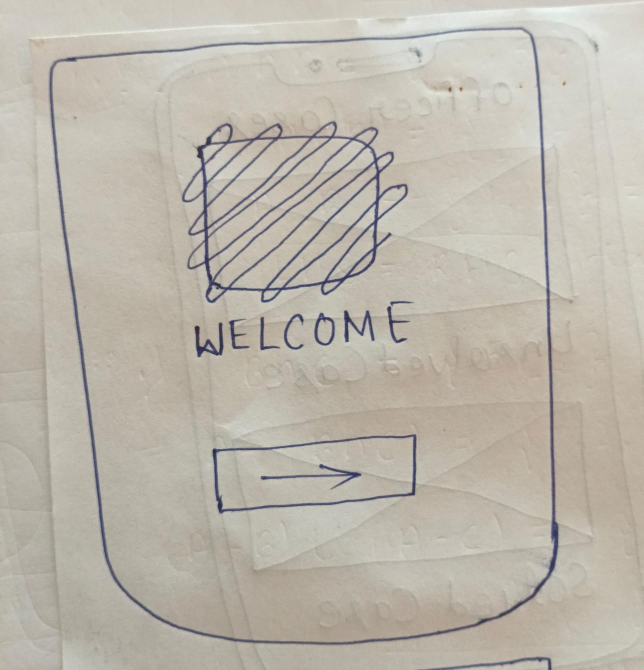
#> input picture dataset/custom_sketches/img1.jpeg, 1287 x 1340 px (shown at 1/2 size)
$ python -i camera_services.py   (imports and definitions only)
#> lines starting #> are read from the running program, lines starting #| are printed output that depends on the picture; after the words box and inside, x2 and y2 are one past the last pixel; in counts of white or black regions, pixels touching at a corner belong together
#> further down, picture is the input picture: shape (1340, 1287, 3); mean B, G, R 172.2, 183, 188.5
"""
Phase 3 - Camera & Document Scanner Service
Handles 4-corner paper contour detection and perspective warping.
"""
import cv2
import numpy as np


def order_points(pts: np.ndarray) -> np.ndarray:
  """Orders 4 points: [top-left, top-right, bottom-right, bottom-left]"""
  rect = np.zeros((4, 2), dtype="float32")
  s = pts.sum(axis=1)
  rect[0] = pts[np.argmin(s)]  # top-left
  rect[2] = pts[np.argmax(s)]  # bottom-right

  diff = np.diff(pts, axis=1)
  rect[1] = pts[np.argmin(diff)]  # top-right
  rect[3] = pts[np.argmax(diff)]  # bottom-left
  return rect


# [28 lines left out: function four_point_transform, not called in this run]


def apply_clahe_contrast_normalization(
    image: np.ndarray,
    clip_limit: float = 2.0,
    tile_grid_size: tuple = (8, 8)
) -> np.ndarray:
    """
    Applies Contrast Limited Adaptive Histogram Equalization (CLAHE) on the Luminance (L)
    channel in LAB color space to equalize harsh ambient shadows from mobile camera photos
    without blowing out fine pencil/pen strokes.
    """
#> called with clip_limit = 2, tile_grid_size = (8, 8)
    if image is None or image.size == 0:
        return image

    clahe = cv2.createCLAHE(clipLimit=clip_limit, tileGridSize=tile_grid_size)

    # Single-channel grayscale
    if len(image.shape) == 2:
        return clahe.apply(image)
    if len(image.shape) == 3 and image.shape[2] == 1:
        return clahe.apply(image[:, :, 0])

    # 3-channel BGR color image
    lab = cv2.cvtColor(image, cv2.COLOR_BGR2LAB)
#> lab: shape (1340, 1287, 3); mean of channels 0, 1, 2 190.1, 128.1, 134.3
    l, a, b = cv2.split(lab)
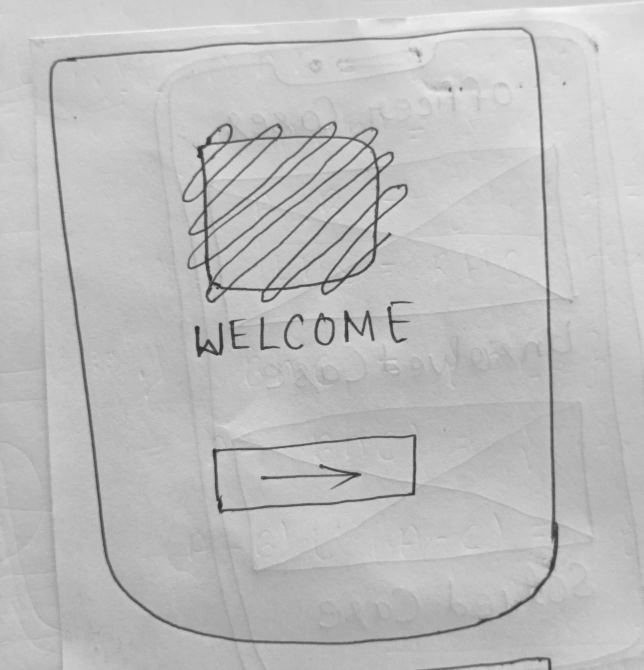
#> l: shape (1340, 1287) (shown at 1/2 size); min 33, max 250, mean 190.1
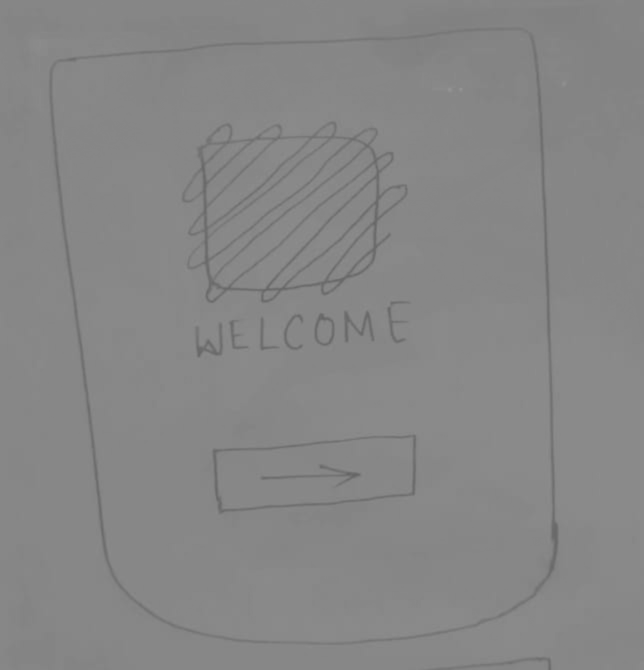
#> b: shape (1340, 1287) (shown at 1/2 size); min 100, max 149, mean 134.3
    cl = clahe.apply(l)
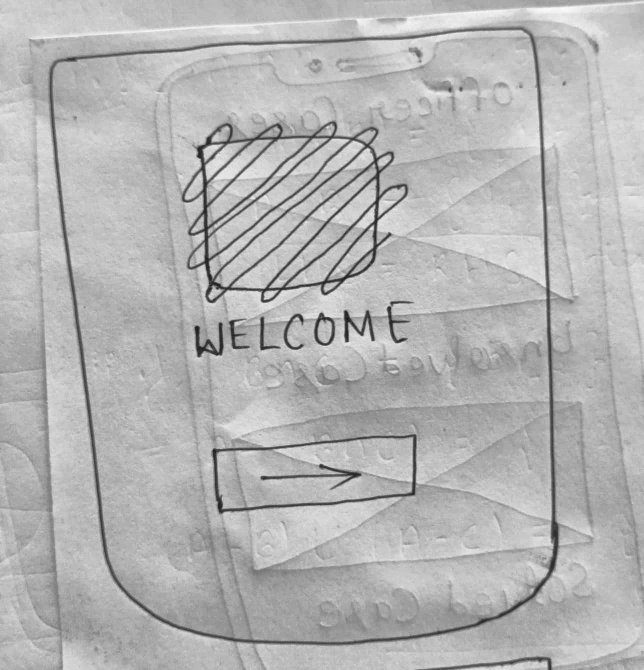
#> cl: shape (1340, 1287) (shown at 1/2 size); min 24, max 252, mean 180.6
    merged = cv2.merge((cl, a, b))
#> merged: shape (1340, 1287, 3); mean of channels 0, 1, 2 180.6, 128.1, 134.3
    return cv2.cvtColor(merged, cv2.COLOR_LAB2BGR)
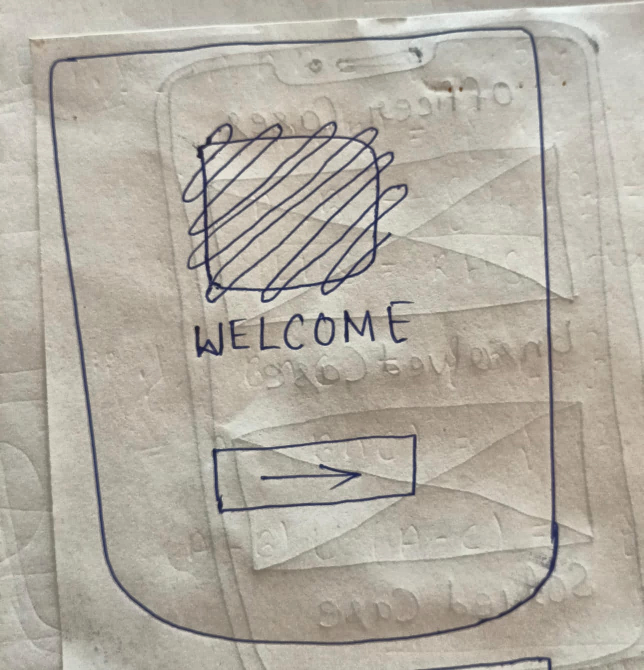
#> returned value: shape (1340, 1287, 3) (shown at 1/2 size); mean B, G, R 162.2, 173.2, 178.8


def detect_paper_and_warp(image: np.ndarray):
    """
    Finds the largest 4-sided contour (paper) and warps it.
    Applies CLAHE adaptive contrast normalization to eliminate harsh shadows
    before edge detection and perspective transformation.
    Falls back to the full uncropped image if no quadrilateral is found,
    or if the candidate covers < 50% of the image (e.g. inner mobile border)
    or has an aspect ratio distorted beyond standard paper dimensions (> 2.5 or < 0.4).
    """
    if image is None or image.size == 0:
        return image, False

    # Apply CLAHE adaptive lighting normalization prior to paper detection
    normalized = apply_clahe_contrast_normalization(image)

    gray = cv2.cvtColor(normalized, cv2.COLOR_BGR2GRAY)
    blurred = cv2.GaussianBlur(gray, (5, 5), 0)
    canny = cv2.Canny(blurred, 50, 150)
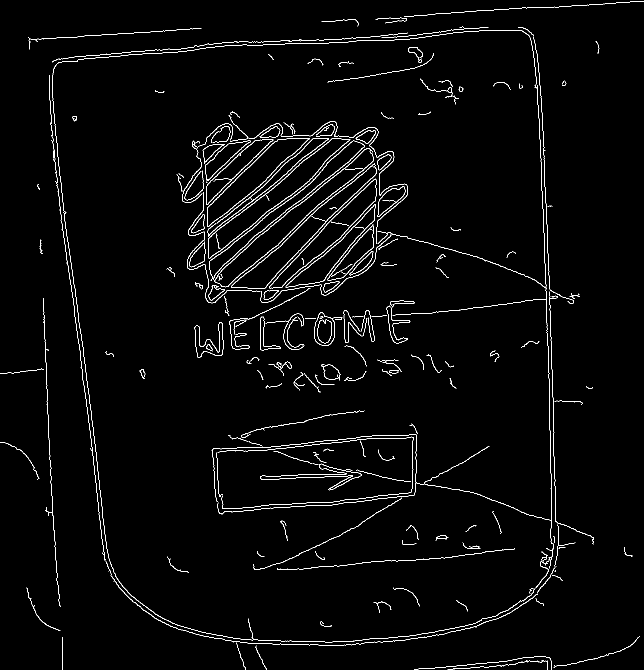
#> canny: shape (1340, 1287) (shown at 1/2 size); 2.2% white in thin lines or dots

    contours, _ = cv2.findContours(
        canny, cv2.RETR_EXTERNAL, cv2.CHAIN_APPROX_SIMPLE
    )
#> contours = 242 contours, 174 with area under 20; largest, box (x1, y1, x2, y2) and area: (428, 296, 748, 575) 12212, (538, 357, 753, 577) 8514, (413, 278, 547, 410) 4240, (628, 625, 670, 692) 2118, (755, 373, 811, 434) 1576

    max_area = 0.0
    paper_corners = None

    for cnt in contours:
        area = cv2.contourArea(cnt)
        if area > 5000:  # Noise threshold
            peri = cv2.arcLength(cnt, True)
            approx = cv2.approxPolyDP(cnt, 0.02 * peri, True)

            if len(approx) == 4 and area > max_area:
                max_area = float(area)
                paper_corners = approx.reshape(4, 2)
#> this loop made 242 passes
#> (area, peri, max_area, paper_corners) on pass 168: (8514.5, 653.2, 8514.5, [[751, 357], [539, 576], [682, 474], [750, 402]])
#> (area, peri, approx) on pass 178: (12212, 905.9, [[743, 300], [428, 563], [456, 573]])
#> after the loop, max_area = 8514.5

    if paper_corners is not None:
        img_h, img_w = image.shape[:2]
#> img_h = 1340; img_w = 1287
        total_image_area = float(img_h * img_w)
#> total_image_area = 1724580

        # 1. Calculate area ratio: ratio = Contour Area / Total Image Area
        ratio = (max_area / total_image_area) if total_image_area > 0 else 0.0
#> ratio = 0.00494

        # 2. Calculate aspect ratio of candidate quadrilateral
        rect = order_points(paper_corners)
#> in order_points, `s = pts.sum(axis=1)`: s = [1108, 1115, 1156, 1152]
#> in order_points, `diff = np.diff(pts, axis=1)`: diff = [-394, 37, -208, -348]
#> rect = [[751, 357], [751, 357], [682, 474], [539, 576]]
        (tl, tr, br, bl) = rect
#> tl = [751, 357]; tr = [751, 357]; br = [682, 474]; bl = [539, 576]
        width_a = np.sqrt(((br[0] - bl[0]) ** 2) + ((br[1] - bl[1]) ** 2))
#> width_a = 175.7
        width_b = np.sqrt(((tr[0] - tl[0]) ** 2) + ((tr[1] - tl[1]) ** 2))
#> width_b = 0
        max_width = max(float(width_a), float(width_b))
#> max_width = 175.7

        height_a = np.sqrt(((tr[0] - br[0]) ** 2) + ((tr[1] - br[1]) ** 2))
#> height_a = 135.8
        height_b = np.sqrt(((tl[0] - bl[0]) ** 2) + ((tl[1] - bl[1]) ** 2))
#> height_b = 304.8
        max_height = max(float(height_a), float(height_b))
#> max_height = 304.8

        aspect_ratio = (max_width / max_height) if max_height > 0 else 0.0
#> aspect_ratio = 0.576

        # Hardening check:
        # If candidate covers < 50% of image (e.g. inner mobile border instead of full paper)
        # OR aspect ratio is distorted beyond standard paper dimensions (> 2.5 or < 0.4),
        # skip the warp and return the full uncropped image.
        if ratio < 0.40 or aspect_ratio > 2.5 or aspect_ratio < 0.4:
            return image, False

        warped = four_point_transform(normalized, paper_corners)
        return warped, True

    return image, False

>>> import cv2
>>> picture = cv2.imread('../../dataset/custom_sketches/img1.jpeg')
>>> result = detect_paper_and_warp(picture)

$ run again, on dataset/custom_sketches/img10.jpeg
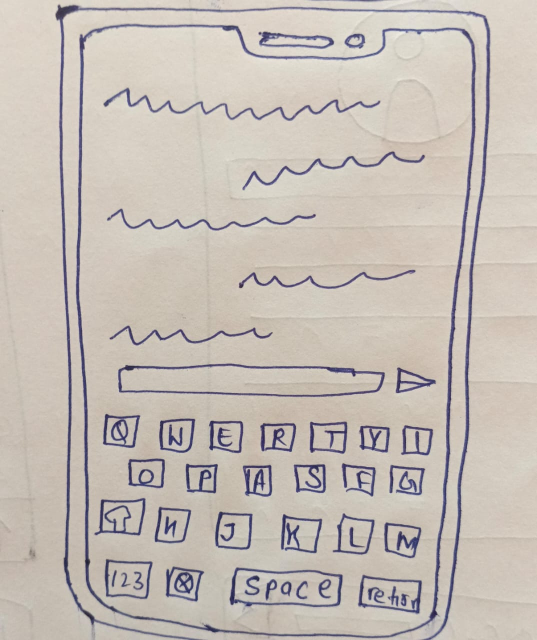
#> input picture dataset/custom_sketches/img10.jpeg, 1074 x 1280 px (shown at 1/2 size)
#> picture is the input picture: shape (1280, 1074, 3); mean B, G, R 182, 189.3, 197.4
#> lab: shape (1280, 1074, 3); mean of channels 0, 1, 2 196.4, 129.8, 132.4
#> in apply_clahe_contrast_normalization, `l, a, b = cv2.split(lab)`:
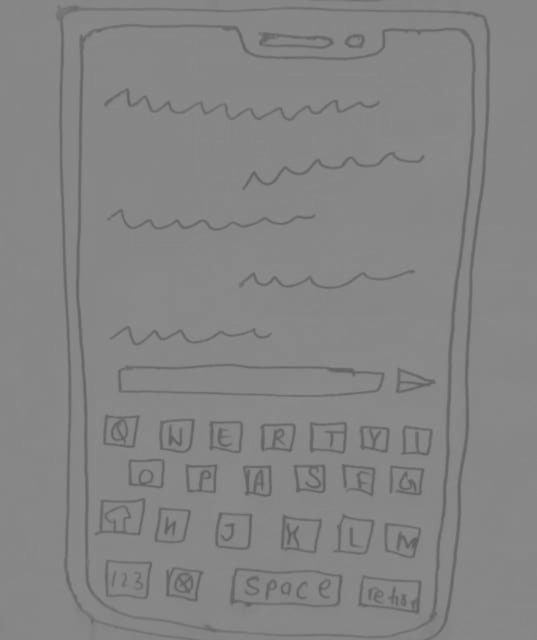
#> b: shape (1280, 1074) (shown at 1/2 size); min 93, max 143, mean 132.4
#> merged: shape (1280, 1074, 3); mean of channels 0, 1, 2 191, 129.8, 132.4
#> in detect_paper_and_warp, `canny = cv2.Canny(blurred, 50, 150)`:
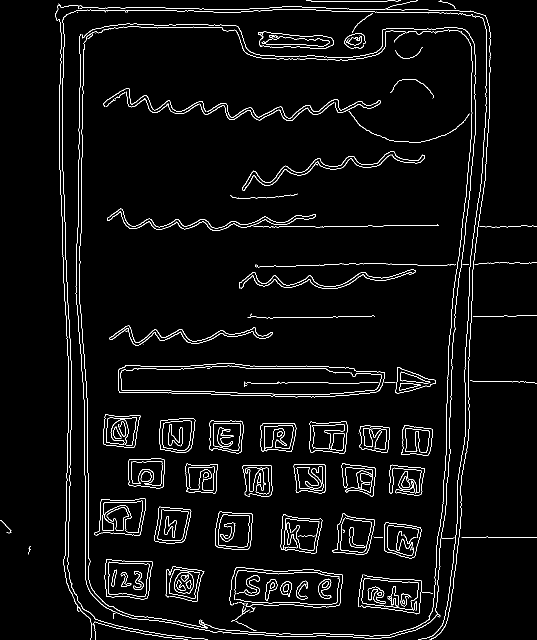
#> canny: shape (1280, 1074) (shown at 1/2 size); 3.4% white in thin lines or dots
#> contours = 131 contours, 72 with area under 20; largest, box (x1, y1, x2, y2) and area: (236, 726, 770, 795) 29500, (209, 1118, 306, 1199) 6468, (188, 996, 291, 1071) 5938, (430, 1023, 506, 1100) 5021, (665, 1026, 749, 1110) 4798
#> the loop in detect_paper_and_warp, `for cnt in contours:` made 131 passes
#> (area, peri, max_area, paper_corners) on passes 35, 69: (6468.5, 338.8, 6468.5, [[212, 1118], [213, 1193], [294, 1196], [304, 1123]]), (29500, 1178.2, 29500, [[236, 774], [755, 783], [769, 745], [251, 730]])
#> after the loop in detect_paper_and_warp, `for cnt in contours:`: max_area = 29500
#> ratio = 0.0215
#> s = [1010, 1538, 1514, 981]
#> diff = [538, 28, -24, 479]
#> rect = [[251, 730], [769, 745], [755, 783], [236, 774]]
#> tl = [251, 730]; tr = [769, 745]; br = [755, 783]; bl = [236, 774]
#> width_a = 519.1
#> width_b = 518.2
#> max_width = 519.1
#> height_a = 40.5
#> height_b = 46.49
#> aspect_ratio = 11.17

$ run again, on dataset/custom_sketches/img11.jpeg
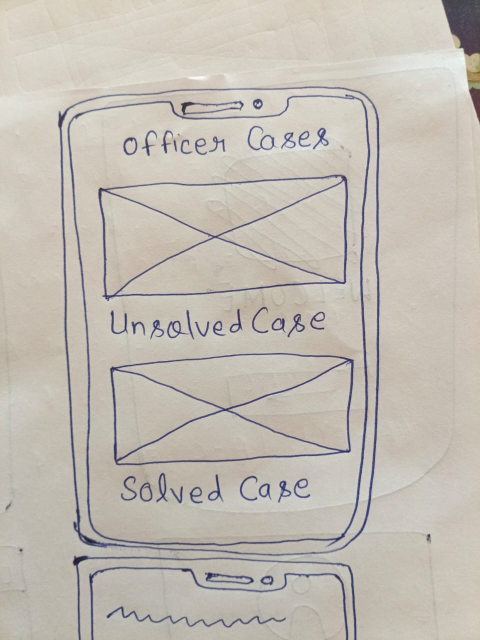
#> input picture dataset/custom_sketches/img11.jpeg, 960 x 1280 px (shown at 1/2 size)
#> picture is the input picture: shape (1280, 960, 3); mean B, G, R 179.7, 188.3, 194.2
#> lab: shape (1280, 960, 3); mean of channels 0, 1, 2 195.1, 128.7, 133
#> merged: shape (1280, 960, 3); mean of channels 0, 1, 2 186.9, 128.7, 133
#> in detect_paper_and_warp, `canny = cv2.Canny(blurred, 50, 150)`:
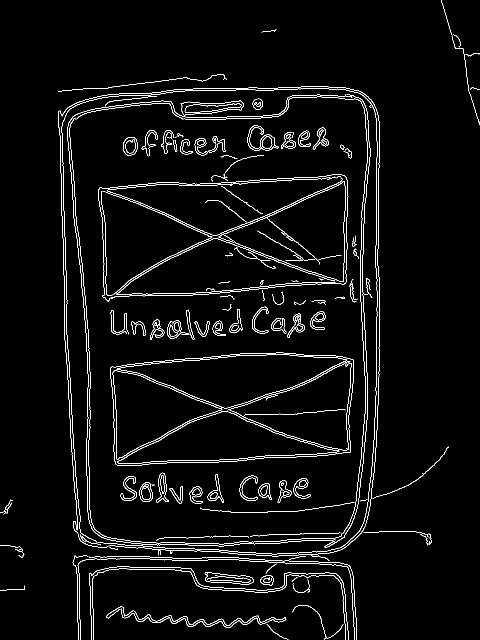
#> canny: shape (1280, 960) (shown at 1/2 size); 3.2% white in thin lines or dots
#> contours = 37 contours, 26 with area under 20; largest, box (x1, y1, x2, y2) and area: (116, 172, 760, 1113) 568776, (409, 1144, 508, 1170) 1523, (520, 1151, 548, 1171) 402, (242, 1213, 573, 1256) 291, (745, 893, 898, 997) 70
#> the loop in detect_paper_and_warp, `for cnt in contours:` made 37 passes
#> (area, peri, max_area, paper_corners) on pass 31: (568776, 3173.3, 568776, [[724, 184], [117, 222], [165, 1085], [727, 1059]])
#> after the loop in detect_paper_and_warp, `for cnt in contours:`: max_area = 568776
#> ratio = 0.463
#> s = [908, 339, 1250, 1786]
#> diff = [-540, 105, 920, 332]
#> in detect_paper_and_warp, `rect = order_points(paper_corners)`: rect = [[117, 222], [724, 184], [727, 1059], [165, 1085]]
#> in detect_paper_and_warp, `(tl, tr, br, bl) = rect`: tl = [117, 222]; tr = [724, 184]; br = [727, 1059]; bl = [165, 1085]
#> in detect_paper_and_warp, `width_a = np.sqrt(((br[0] - bl[0]) ** 2) + ((br[1] - bl[1]) ** 2))`: width_a = 562.6
#> in detect_paper_and_warp, `width_b = np.sqrt(((tr[0] - tl[0]) ** 2) + ((tr[1] - tl[1]) ** 2))`: width_b = 608.2
#> in detect_paper_and_warp, `height_a = np.sqrt(((tr[0] - br[0]) ** 2) + ((tr[1] - br[1]) ** 2))`: height_a = 875
#> in detect_paper_and_warp, `height_b = np.sqrt(((tl[0] - bl[0]) ** 2) + ((tl[1] - bl[1]) ** 2))`: height_b = 864.3
#> in detect_paper_and_warp, `max_height = max(float(height_a), float(height_b))`: max_height = 875
#> aspect_ratio = 0.695
#> in four_point_transform, `rect = order_points(pts)`: rect = [[117, 222], [724, 184], [727, 1059], [165, 1085]]
#> in four_point_transform, `(tl, tr, br, bl) = rect`: tl = [117, 222]; tr = [724, 184]; br = [727, 1059]; bl = [165, 1085]
#> in four_point_transform, `width_a = np.sqrt(((br[0] - bl[0]) ** 2) + ((br[1] - bl[1]) ** 2))`: width_a = 562.6
#> in four_point_transform, `width_b = np.sqrt(((tr[0] - tl[0]) ** 2) + ((tr[1] - tl[1]) ** 2))`: width_b = 608.2
#> in four_point_transform, `max_width = max(int(width_a), int(width_b))`: max_width = 608
#> in four_point_transform, `height_a = np.sqrt(((tr[0] - br[0]) ** 2) + ((tr[1] - br[1]) ** 2))`: height_a = 875
#> in four_point_transform, `height_b = np.sqrt(((tl[0] - bl[0]) ** 2) + ((tl[1] - bl[1]) ** 2))`: height_b = 864.3
#> in four_point_transform, `max_height = max(int(height_a), int(height_b))`: max_height = 875
#> dst = [[0, 0], [607, 0], [607, 874], [0, 874]]
#> matrix = [[0.99, -0.0551, -103.7], [0.0575, 0.918, -210.6], [1.32e-05, -8.52e-05, 1]]
#> in four_point_transform, `warped = cv2.warpPerspective(image, matrix, (max_width, max_height))`:
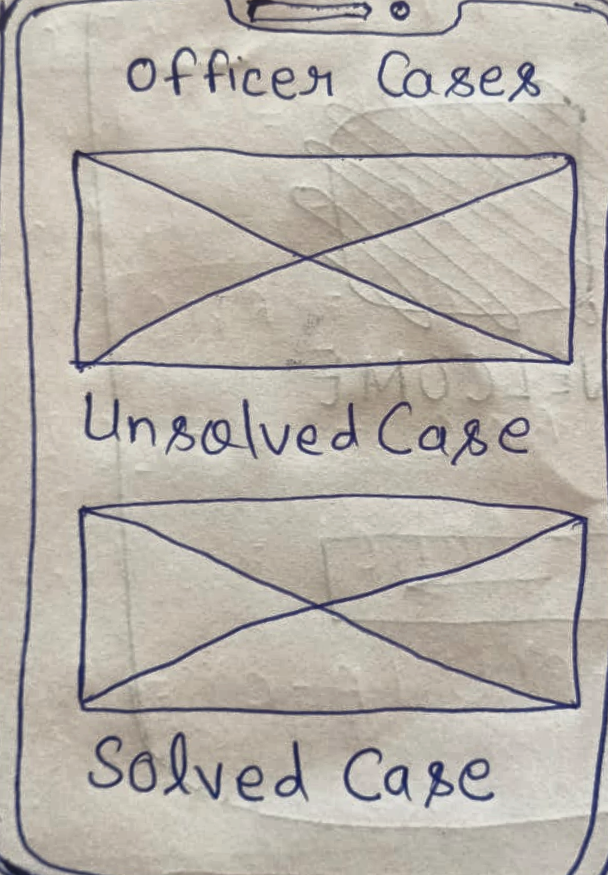
#> warped: shape (875, 608, 3); mean B, G, R 169.4, 177.5, 183.5

$ run again, on dataset/custom_sketches/img12.jpeg
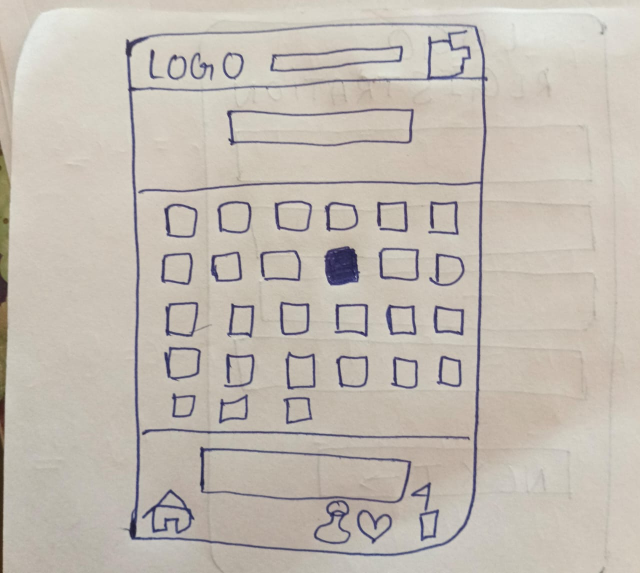
#> input picture dataset/custom_sketches/img12.jpeg, 1280 x 1146 px (shown at 1/2 size)
#> picture is the input picture: shape (1146, 1280, 3); mean B, G, R 178.3, 187.4, 194.7
#> lab: shape (1146, 1280, 3); mean of channels 0, 1, 2 194.5, 129.1, 133.4
#> in apply_clahe_contrast_normalization, `l, a, b = cv2.split(lab)`:
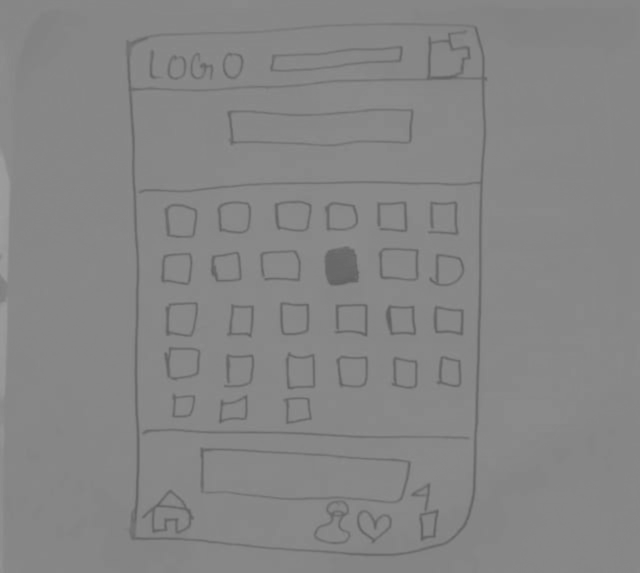
#> b: shape (1146, 1280) (shown at 1/2 size); min 94, max 159, mean 133.4
#> merged: shape (1146, 1280, 3); mean of channels 0, 1, 2 188.1, 129.1, 133.4
#> in detect_paper_and_warp, `canny = cv2.Canny(blurred, 50, 150)`:
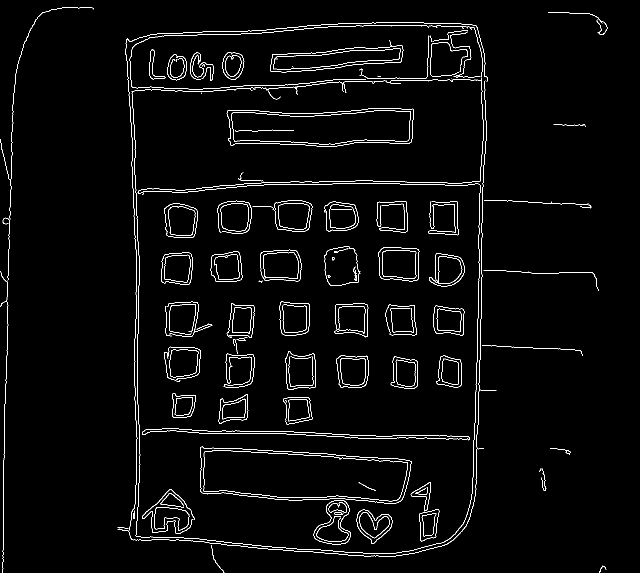
#> canny: shape (1146, 1280) (shown at 1/2 size); 2.4% white in thin lines or dots
#> contours = 110 contours, 64 with area under 20; largest, box (x1, y1, x2, y2) and area: (400, 893, 824, 1007) 37538, (453, 216, 828, 294) 24116, (540, 80, 807, 145) 8795, (757, 495, 839, 563) 4912, (520, 499, 603, 563) 4566
#> the loop in detect_paper_and_warp, `for cnt in contours:` made 110 passes
#> (area, peri, max_area, paper_corners) on pass 16: (37538.5, 1039.8, 37538.5, [[401, 983], [792, 1006], [823, 923], [403, 893]])
#> after the loop in detect_paper_and_warp, `for cnt in contours:`: max_area = 37538.5
#> ratio = 0.0256
#> s = [1384, 1798, 1746, 1296]
#> diff = [582, 214, 100, 490]
#> rect = [[403, 893], [823, 923], [792, 1006], [401, 983]]
#> tl = [403, 893]; tr = [823, 923]; br = [792, 1006]; bl = [401, 983]
#> width_a = 391.7
#> width_b = 421.1
#> height_a = 88.6
#> height_b = 90.02
#> aspect_ratio = 4.68
